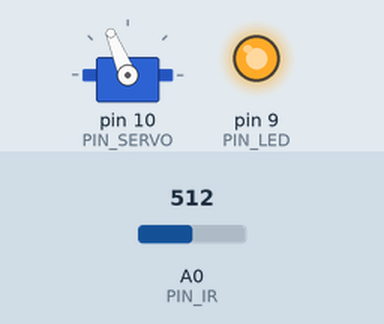
The sketch below on a simulated Arduino Uno, built with avr-gcc and run on an emulated ATmega328P. Shown: servo, output pins drawn as LEDs (lit = HIGH). The test bench sets the inputs (shaded band); at power-on: A0 (PIN_IR) = 512. What the sketch prints to the serial monitor is not drawn.

Above: at 1.2 s.
1.3 s: A0 (PIN_IR) set to 249
3.0 s: A0 (PIN_IR) set to 230
At 3.8 s:
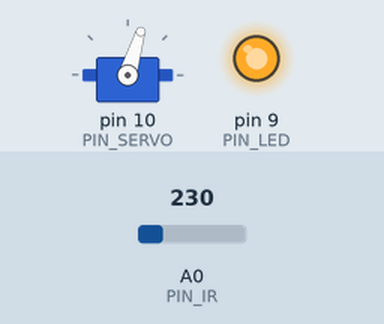
4.5 s: A0 (PIN_IR) set to 265
At 5.4 s:
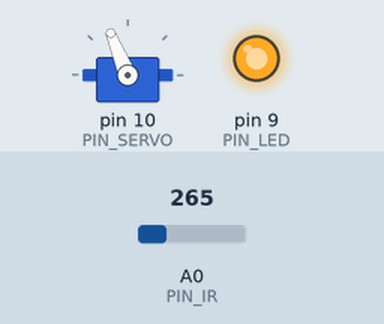
6.0 s: A0 (PIN_IR) set to 122
At 7.4 s:
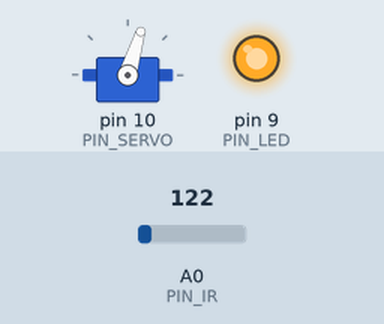
Timing chart, 0 to 8.5 s (numbered marks = the images above; inputs shaded):
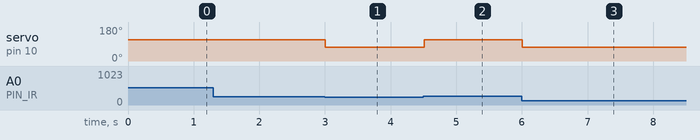

Measured:
- the behaviour switches between 241 and 240 on A0 (PIN_IR) (found by bisection; images 0 and 1)
- after the input at 1.3 s, every drawn part: stays the same
- after the input at 3.0 s, servo on pin 10 (PIN_SERVO): 112° → 73° at once
- after the input at 4.5 s, servo on pin 10 (PIN_SERVO): 73° → 112° at once
- after the input at 6.0 s, servo on pin 10 (PIN_SERVO): 112° → 73° at once

The sketch:

21_bbc_20203059.ino
```cpp
#include <Servo.h>
#define PIN_IR A0
#define PIN_LED 9
#define PIN_SERVO 10

Servo myservo;
int a, b; // unit: mm

void setup() {
// initialize GPIO pins
  pinMode(PIN_LED,OUTPUT);
  digitalWrite(PIN_LED, 1);

  myservo.attach(PIN_SERVO);
  myservo.writeMicroseconds(1500);


  Serial.begin(57600);

  a = 105;
  b = 390;
}

float ir_distance(void){ // return value unit: mm
  float val;
  float volt = float(analogRead(PIN_IR));
  val = ((6762.0/(volt-9.0))-4.0) * 10.0;
  return val;
}

void loop() {
  float raw_dist = ir_distance();
  float dist_cali = 100 + 300.0 / (b - a) * (raw_dist - a);
  Serial.print("min:0,max:500,dist:");
  Serial.print(raw_dist);
  Serial.print(",dist_cali:");
  if (dist_cali>255)
  {
    myservo.writeMicroseconds(1300);
  }
  else if(dist_cali<255)
  {
    myservo.writeMicroseconds(1700);
  }

  delay(20);
}
```
